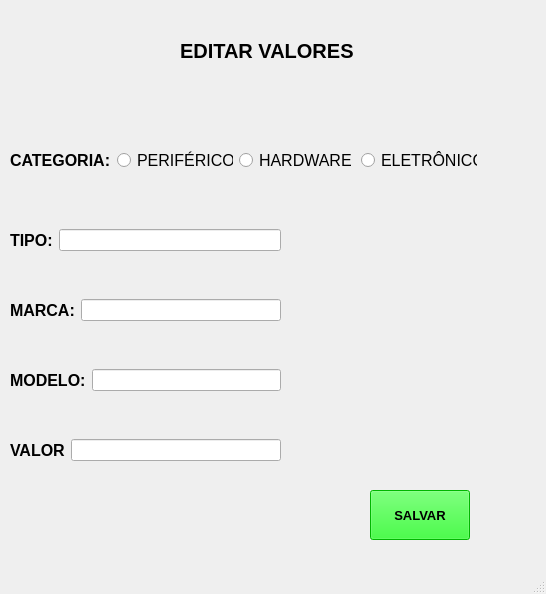
<?xml version="1.0" encoding="UTF-8"?>
<ui version="4.0">
 <class>MainWindow</class>
 <widget class="QMainWindow" name="MainWindow">
  <property name="geometry">
   <rect>
    <x>0</x>
    <y>0</y>
    <width>546</width>
    <height>594</height>
   </rect>
  </property>
  <property name="windowTitle">
   <string>MainWindow</string>
  </property>
  <widget class="QWidget" name="centralwidget">
   <widget class="QLabel" name="label">
    <property name="geometry">
     <rect>
      <x>90</x>
      <y>180</y>
      <width>47</width>
      <height>13</height>
     </rect>
    </property>
    <property name="text">
     <string/>
    </property>
   </widget>
   <widget class="QWidget" name="horizontalLayoutWidget">
    <property name="geometry">
     <rect>
      <x>10</x>
      <y>130</y>
      <width>467</width>
      <height>61</height>
     </rect>
    </property>
    <layout class="QHBoxLayout" name="horizontalLayout">
     <item>
      <widget class="QLabel" name="label_2">
       <property name="font">
        <font>
         <pointsize>12</pointsize>
         <weight>75</weight>
         <bold>true</bold>
        </font>
       </property>
       <property name="text">
        <string>CATEGORIA:</string>
       </property>
      </widget>
     </item>
     <item>
      <widget class="QRadioButton" name="radioED_periferico">
       <property name="font">
        <font>
         <pointsize>12</pointsize>
        </font>
       </property>
       <property name="text">
        <string>PERIFÉRICO</string>
       </property>
      </widget>
     </item>
     <item>
      <widget class="QRadioButton" name="radioED_hardware">
       <property name="font">
        <font>
         <pointsize>12</pointsize>
        </font>
       </property>
       <property name="text">
        <string>HARDWARE</string>
       </property>
      </widget>
     </item>
     <item>
      <widget class="QRadioButton" name="radioED_eletronico">
       <property name="font">
        <font>
         <pointsize>12</pointsize>
        </font>
       </property>
       <property name="text">
        <string>ELETRÔNICO</string>
       </property>
      </widget>
     </item>
    </layout>
   </widget>
   <widget class="QWidget" name="horizontalLayoutWidget_2">
    <property name="geometry">
     <rect>
      <x>10</x>
      <y>210</y>
      <width>271</width>
      <height>61</height>
     </rect>
    </property>
    <layout class="QHBoxLayout" name="horizontalLayout_2">
     <item>
      <widget class="QLabel" name="label_3">
       <property name="font">
        <font>
         <pointsize>12</pointsize>
         <weight>75</weight>
         <bold>true</bold>
        </font>
       </property>
       <property name="text">
        <string>TIPO:</string>
       </property>
      </widget>
     </item>
     <item>
      <widget class="QLineEdit" name="editor_tipo"/>
     </item>
    </layout>
   </widget>
   <widget class="QWidget" name="horizontalLayoutWidget_3">
    <property name="geometry">
     <rect>
      <x>10</x>
      <y>280</y>
      <width>271</width>
      <height>61</height>
     </rect>
    </property>
    <layout class="QHBoxLayout" name="horizontalLayout_3">
     <item>
      <widget class="QLabel" name="label_4">
       <property name="font">
        <font>
         <pointsize>12</pointsize>
         <weight>75</weight>
         <bold>true</bold>
        </font>
       </property>
       <property name="text">
        <string>MARCA:</string>
       </property>
      </widget>
     </item>
     <item>
      <widget class="QLineEdit" name="editor_marca"/>
     </item>
    </layout>
   </widget>
   <widget class="QWidget" name="horizontalLayoutWidget_4">
    <property name="geometry">
     <rect>
      <x>10</x>
      <y>350</y>
      <width>271</width>
      <height>61</height>
     </rect>
    </property>
    <layout class="QHBoxLayout" name="horizontalLayout_4">
     <item>
      <widget class="QLabel" name="label_5">
       <property name="font">
        <font>
         <pointsize>12</pointsize>
         <weight>75</weight>
         <bold>true</bold>
        </font>
       </property>
       <property name="text">
        <string>MODELO:</string>
       </property>
      </widget>
     </item>
     <item>
      <widget class="QLineEdit" name="editor_modelo"/>
     </item>
    </layout>
   </widget>
   <widget class="QWidget" name="horizontalLayoutWidget_5">
    <property name="geometry">
     <rect>
      <x>10</x>
      <y>420</y>
      <width>271</width>
      <height>61</height>
     </rect>
    </property>
    <layout class="QHBoxLayout" name="horizontalLayout_5">
     <item>
      <widget class="QLabel" name="label_6">
       <property name="font">
        <font>
         <pointsize>12</pointsize>
         <weight>75</weight>
         <bold>true</bold>
        </font>
       </property>
       <property name="text">
        <string>VALOR</string>
       </property>
      </widget>
     </item>
     <item>
      <widget class="QLineEdit" name="editor_valor"/>
     </item>
    </layout>
   </widget>
   <widget class="QLabel" name="label_7">
    <property name="geometry">
     <rect>
      <x>180</x>
      <y>30</y>
      <width>181</width>
      <height>41</height>
     </rect>
    </property>
    <property name="font">
     <font>
      <pointsize>15</pointsize>
      <weight>75</weight>
      <bold>true</bold>
     </font>
    </property>
    <property name="text">
     <string>EDITAR VALORES</string>
    </property>
   </widget>
   <widget class="QPushButton" name="btnSalvar">
    <property name="geometry">
     <rect>
      <x>370</x>
      <y>490</y>
      <width>100</width>
      <height>50</height>
     </rect>
    </property>
    <property name="maximumSize">
     <size>
      <width>100</width>
      <height>50</height>
     </size>
    </property>
    <property name="font">
     <font>
      <pointsize>10</pointsize>
      <weight>75</weight>
      <bold>true</bold>
     </font>
    </property>
    <property name="styleSheet">
     <string notr="true">background-color: rgb(0, 255, 0);</string>
    </property>
    <property name="text">
     <string>SALVAR</string>
    </property>
   </widget>
  </widget>
  <widget class="QMenuBar" name="menubar">
   <property name="geometry">
    <rect>
     <x>0</x>
     <y>0</y>
     <width>546</width>
     <height>21</height>
    </rect>
   </property>
  </widget>
  <widget class="QStatusBar" name="statusbar"/>
 </widget>
 <resources/>
 <connections/>
</ui>
